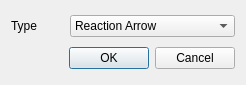
<?xml version="1.0" encoding="UTF-8"?>
<ui version="4.0">
 <class>ReactionArrowDialog</class>
 <widget class="QDialog" name="ReactionArrowDialog">
  <property name="geometry">
   <rect>
    <x>0</x>
    <y>0</y>
    <width>246</width>
    <height>85</height>
   </rect>
  </property>
  <property name="windowTitle">
   <string>Dialog</string>
  </property>
  <layout class="QGridLayout" name="gridLayout">
   <item row="0" column="0">
    <widget class="QLabel" name="label">
     <property name="text">
      <string>Type</string>
     </property>
    </widget>
   </item>
   <item row="0" column="1">
    <widget class="QComboBox" name="typeComboBox">
     <item>
      <property name="text">
       <string>Reaction Arrow</string>
      </property>
     </item>
     <item>
      <property name="text">
       <string>Resonance Arrow</string>
      </property>
     </item>
     <item>
      <property name="text">
       <string>Equilibrium</string>
      </property>
     </item>
     <item>
      <property name="text">
       <string>Right Shifted Equilibrium </string>
      </property>
     </item>
     <item>
      <property name="text">
       <string>Left Shifted Equilibrium</string>
      </property>
     </item>
    </widget>
   </item>
   <item row="1" column="0" colspan="2">
    <widget class="QDialogButtonBox" name="buttonBox">
     <property name="orientation">
      <enum>Qt::Horizontal</enum>
     </property>
     <property name="standardButtons">
      <set>QDialogButtonBox::Cancel|QDialogButtonBox::Ok</set>
     </property>
    </widget>
   </item>
  </layout>
 </widget>
 <resources/>
 <connections>
  <connection>
   <sender>buttonBox</sender>
   <signal>accepted()</signal>
   <receiver>ReactionArrowDialog</receiver>
   <slot>accept()</slot>
   <hints>
    <hint type="sourcelabel">
     <x>248</x>
     <y>254</y>
    </hint>
    <hint type="destinationlabel">
     <x>157</x>
     <y>274</y>
    </hint>
   </hints>
  </connection>
  <connection>
   <sender>buttonBox</sender>
   <signal>rejected()</signal>
   <receiver>ReactionArrowDialog</receiver>
   <slot>reject()</slot>
   <hints>
    <hint type="sourcelabel">
     <x>316</x>
     <y>260</y>
    </hint>
    <hint type="destinationlabel">
     <x>286</x>
     <y>274</y>
    </hint>
   </hints>
  </connection>
 </connections>
</ui>
